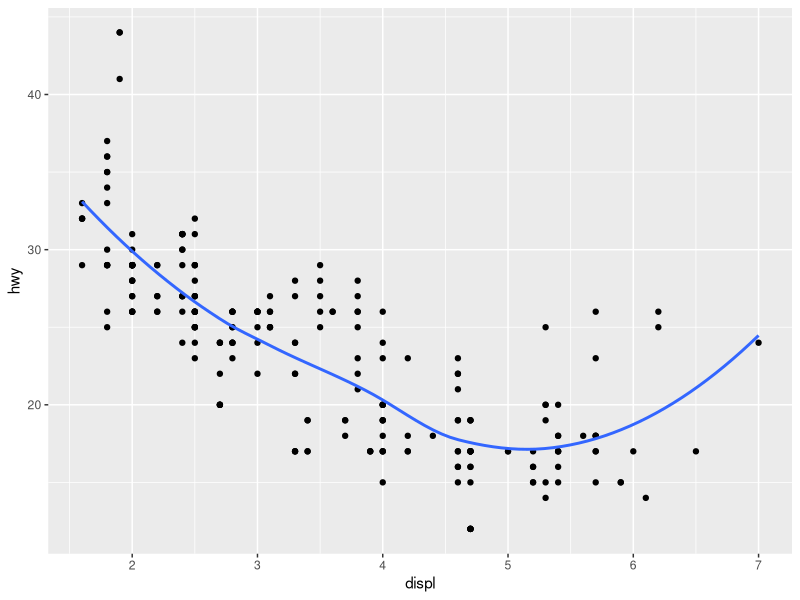
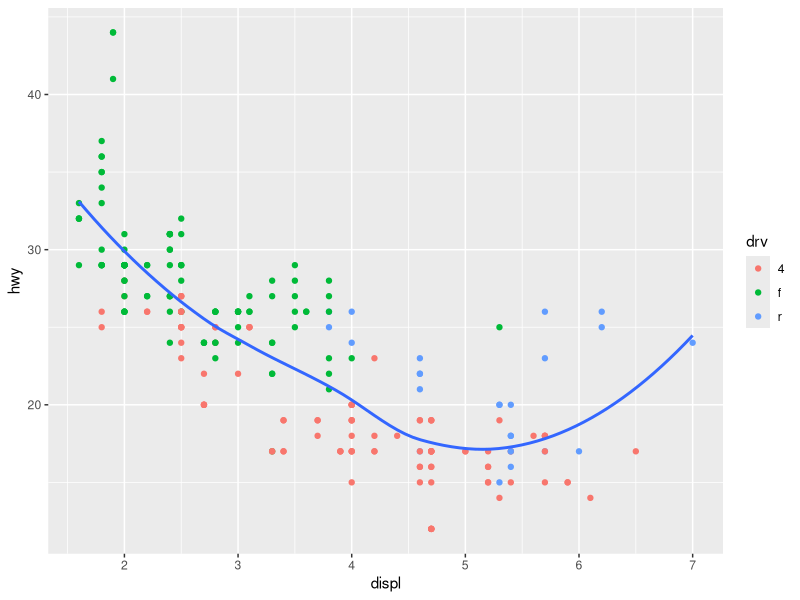
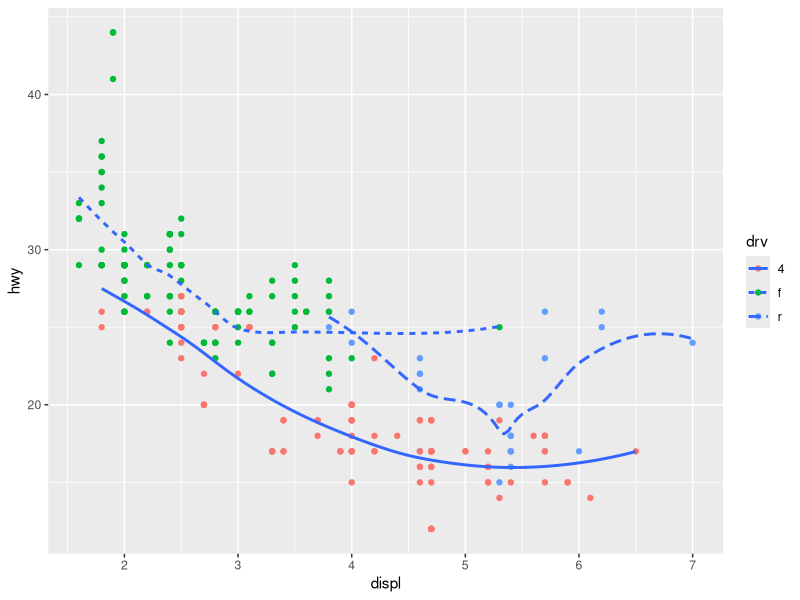
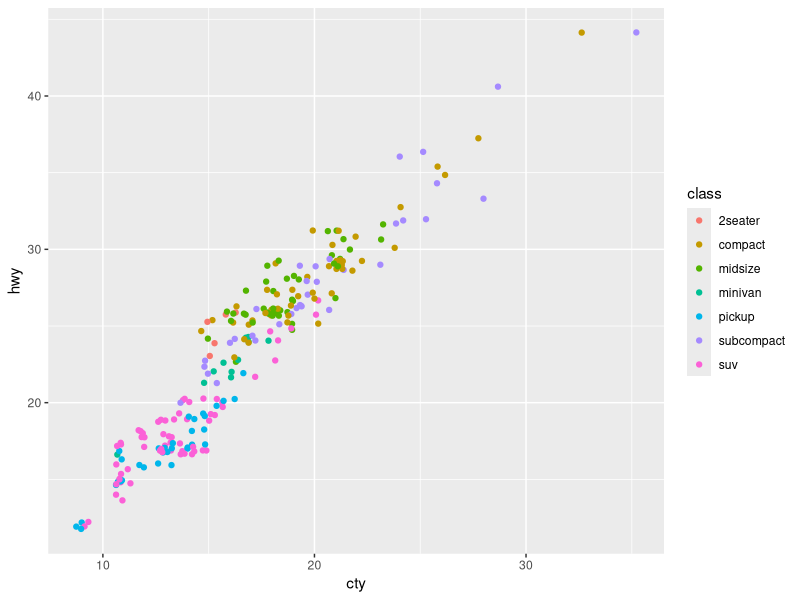
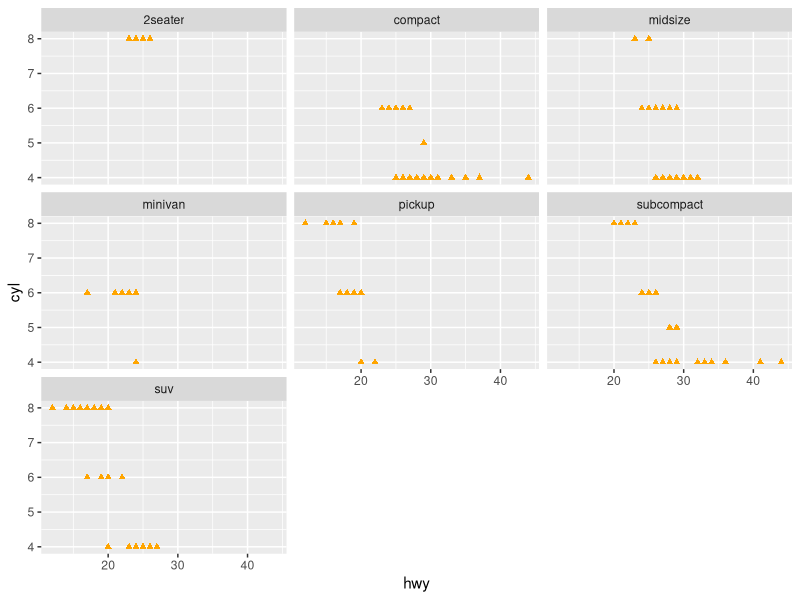

Source code (R) for these figures, in order:
## ---- chunk 1
knitr::opts_chunk$set(echo = TRUE)
library(tidyverse)
## ---- chunk 2
ggplot(data = mpg, mapping = aes(x = displ, y = hwy)) +
  geom_point() + geom_smooth(se = FALSE)

## ---- chunk 3
ggplot(data = mpg, mapping = aes(x = displ, y = hwy)) +
  geom_point(aes(color = drv)) + geom_smooth(se = FALSE)
## ---- chunk 4
ggplot(data = mpg, mapping = aes(x = displ, y = hwy)) +
  geom_point(aes(color = drv)) + geom_smooth(aes(linetype = drv), se = FALSE)
## ---- chunk 5
ggplot(data = mpg, mapping = aes(x = cty, y = hwy, color = class)) +
  geom_point(position = "jitter")
## ---- chunk 6
ggplot(data = mpg, mapping = aes(x = hwy, y = cyl)) +
  geom_point(color = "orange", shape = 17, show.legend = FALSE) + facet_wrap(~class) 
